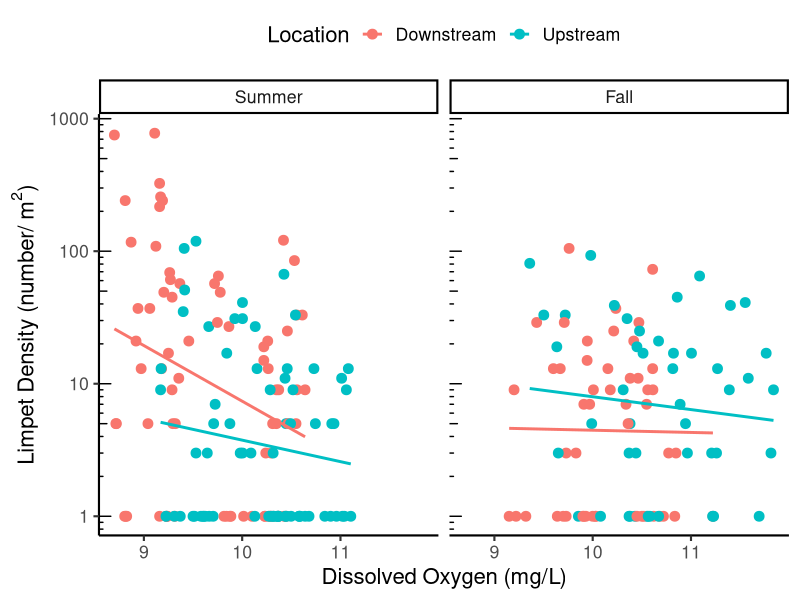
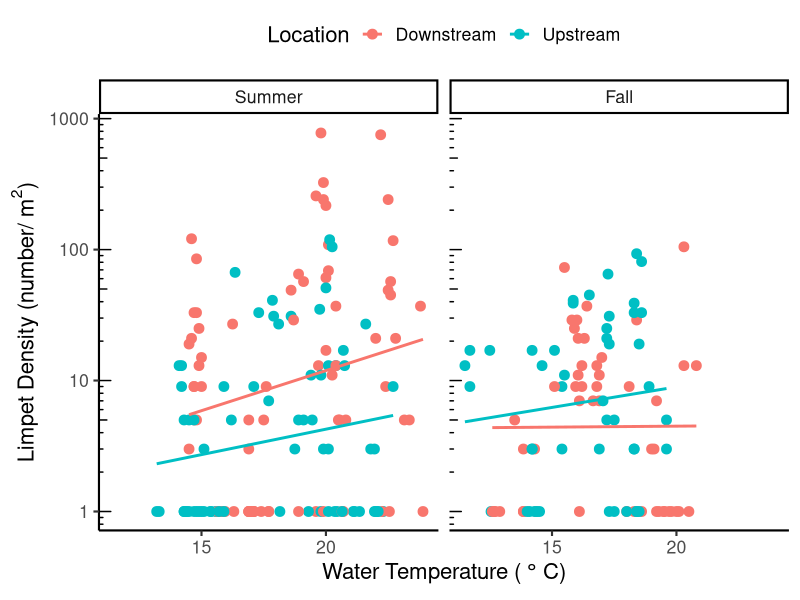
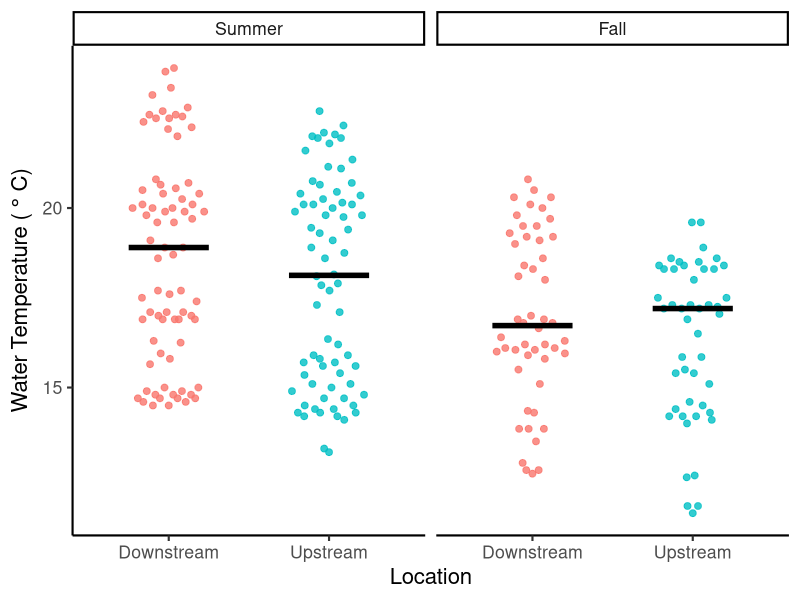
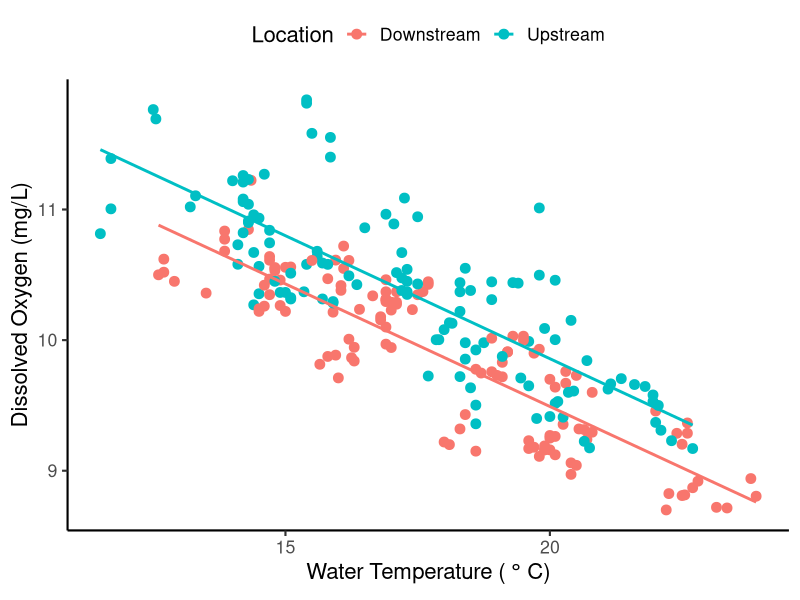

Recreate these plots in R, in order.
## ---- chunk 1
#| label: setup
#| message: false
#| warning: false

library(tidyverse) ## for readr, dplyr, ggplot2
#library(vegan) ## for calculating diversity measures (you can remove this if you are not calculating diversity measures)
library(ggbeeswarm) ## for jittering points (you can remove this is you did not use a dotplotv)
library(flextable) ## for making formatted tables that can be pasted into Word or Google Docs

## ---- chunk 2
#| label: import data

env <- read_csv("data/env.csv",
         col_types = cols(date = col_date(format = "%Y-%m-%d"),
          
          location = col_factor(levels = c(
            "Downstream","Upstream")), 
          
          season = col_factor(levels = c("Summer","Fall")), 
          
          year = col_factor()
         )) 

macros <- read_csv("data/macros.csv",
           col_types = cols(date = col_date(format = "%Y-%m-%d"),
            
            location = col_factor(levels = c(
              "Downstream","Upstream")), 
            
            season = col_factor(levels = c("Summer","Fall")), 
            
            year = col_factor()
           )) 


master.taxa <- read_csv("data/master.taxa.csv",
                show_col_types = FALSE)  |>  
  distinct()


## ---- chunk 3
#| label: data wrangling
#| message: false
#| warning: false

#calculate density for each sampleID
density.df <- macros |> 
  
  #join taxa info
  left_join(master.taxa) |>
  
  # Summarize for each sampleID and each genus 
  group_by(sampleID, genus) |> 
  dplyr::summarise(density = sum(invDens, na.rm = TRUE)) |> 
  
  #fill in group combos where there were none present with zeros
  ungroup() |> 
  complete(sampleID, genus,
           fill = list(density = 0)) |> 
  
  #filter for genus of interest 
  #this needs to match what is in the macros file
  #replace this blank with the genus you want to keep
  filter(genus == "Ferrissia")

#get sample info and env variables of interest
variables <- macros |>
  
  #join environmental variables
  left_join(env) |> 
  
  #select variables of interest
  #delete anything you don't need
  #add anything you do need in the blank with commas in between
  dplyr::select(date, sampleID, season, year, location, benthicArea,
                DO, wTemp) |> 
  distinct()

#add sample info back to density data
my.df <- left_join(density.df, variables) |> 
  
  #filter out anything you don't want
  #the example below would filter out just the year 2018
  dplyr::filter(year != "2018") |> 
  
  #remove rows with missing data
  na.omit()

## ---- chunk 4
#| label: tbl-sample-table
#| tbl-cap: Sample Summary Table
#| include: true


table.sum <- my.df |>  #put the name of your wrangled data here
  
  #summarize by date, season, & location (to get number of microhabs and area sampled per date)
  group_by(date, season, location) |> 
  summarize(
    area = sum(benthicArea),
    samples = n()) |> 
  
  #summarize by season & location 
  group_by(season, location) |> 
  summarize(
    dates = str_c(date, collapse = ", "),
    samples = sum(samples),
    area = sum(area))  

#To get a formatted table, make sure that the {flextable} package is loaded
#Use additional code to create the summary table called "table.sum"
#If you want to format the table yourself, then don't use this code

#see https://davidgohel.github.io/flextable/ for more information and formatting options

#create the formatted table
ft <- flextable(table.sum) |> 

#create header labels
set_header_labels(season = "Season",
                  location = "Location",
                  dates = "Dates",
                  samples = "# of Samples",
                  area = "Total Area Sampled (m^2)") |> 

  #format superscript
  compose(j = "area", part="header",
          value = as_paragraph(
            "Total Area Sampled (m", 
            as_sup("2"),
            ")")) |> 
  
  #formatting
  theme_vanilla()  |>  
  fontsize(size = 10) |> 
  
  #set table properties
  set_table_properties(layout = "autofit", width = 1) |> 
  
  #center columns
  align(align = "center", part = "all" )

#print the table
#right click on the table, choose select all, 
#choose copy, then paste in your document
#finish formatting as needed in your document
ft



## ---- chunk 5
#| label: tbl-descriptive-stats-density
#| tbl-cap: Limpet Density Descriptive Statistics
#| include: true

#see https://davidgohel.github.io/flextable/ for more information and formatting options

#set the variable you want to summarize
x.var <- "density" #put the name of the column you want to summarize in the blank here

#calculate descriptive stats
df.sum <- my.df |> #put the name of the data frame here
  group_by(season, location) |> #put the grouping variable(s) here
  filter(!is.na(.data[[x.var]])) |> # remove missing values 
  
  #remove the lines below that you don't need 
  #you won't usually need ALL these values
  #change the digits as needed
  summarise(mean = round(mean(.data[[x.var]]), digits=2), 
            SD = signif(sd(.data[[x.var]]), digits=2),
            median = round(median(.data[[x.var]]), digits=2),
            IQR = round(IQR(.data[[x.var]]), digits=2),
            min = round(min(.data[[x.var]]), digits=2),
            max = round(max(.data[[x.var]]), digits=2),
            N = n())

#create the table
ft <- flextable(df.sum,
                cwidth=0.75) |>  #can vary cell width as needed
  
  #bold the headings
  bold(part="header") |> 
  
  #center columns
  align(align = "center", part = "all" )

#print the table
#right click on the table, choose select all, 
#choose copy, then paste in your document
#finish formatting as needed in your document
ft

## ---- chunk 6
#| label: tbl-descriptive-stats-DO
#| tbl-cap: Dissolved Oxygen Descriptive Statistics
#| include: true

#before you run the code below...

#make sure the 'flextable' and `tidyverse` packages are installed and loaded
#make sure your data are imported

#see https://davidgohel.github.io/flextable/ for more information and formatting options

#set the variable you want to summarize
x.var <- "DO" #put the name of the column you want to summarize in the blank here

#calculate descriptive stats
#remove the lines below that you don't need (you won't usually need ALL these values)
df.sum <- my.df |> #put the name of the data frame here
  group_by(season, location) |> #put the grouping variable(s) here
  filter(!is.na(.data[[x.var]])) |> # remove missing values from the variable of interest
  summarise(mean = round(mean(.data[[x.var]]), digits=2), #change the digits as needed
            SD = signif(sd(.data[[x.var]]), digits=2),
            median = round(median(.data[[x.var]]), digits=2),
            IQR = round(IQR(.data[[x.var]]), digits=2),
            min = round(min(.data[[x.var]]), digits=2),
            max = round(max(.data[[x.var]]), digits=2),
            N = n())

#create the table
ft <- flextable(df.sum,
                cwidth=0.75) #can vary cell width as needed

#bold the headings
ft <- bold(ft, part="header")

#center columns
ft <- align(ft, align = "center", part = "all" )

#print the table
#right click on the table, choose select all, 
#choose copy, then paste in your document
#finish formatting as needed in your document
ft

## ---- chunk 7
#| label: tbl-descriptive-stats-wTemp
#| tbl-cap: Water Temperature Descriptive Statistics
#| include: true

#before you run the code below...

#make sure the 'flextable' and `tidyverse` packages are installed and loaded
#make sure your data are imported

#see https://davidgohel.github.io/flextable/ for more information and formatting options

#set the variable you want to summarize
x.var <- "wTemp" #put the name of the column you want to summarize in the blank here

#calculate descriptive stats
#remove the lines below that you don't need (you won't usually need ALL these values)
df.sum <- my.df |> #put the name of the data frame here
  group_by(season, location) |> #put the grouping variable(s) here
  filter(!is.na(.data[[x.var]])) |> # remove missing values from the variable of interest
  summarise(mean = round(mean(.data[[x.var]]), digits=1), #change the digits as needed
            SD = signif(sd(.data[[x.var]]), digits=2),
            median = round(median(.data[[x.var]]), digits=1),
            IQR = round(IQR(.data[[x.var]]), digits=1),
            min = round(min(.data[[x.var]]), digits=2),
            max = round(max(.data[[x.var]]), digits=2),
            N = n())

#create the table
ft <- flextable(df.sum,
                cwidth=0.75) #can vary cell width as needed

#bold the headings
ft <- bold(ft, part="header")

#center columns
ft <- align(ft, align = "center", part = "all" )

#print the table
#right click on the table, choose select all, 
#choose copy, then paste in your document
#finish formatting as needed in your document
ft



## ---- chunk 8
#| label: limpet density vs DO graph
#| message: false

# this code will make a scatter plot 
# if you do not want a line of best fit, then delete the geom_smooth() line

ggplot(
  data = my.df, #put the data frame name here
  
  #set the aesthetics
  aes(x = DO,       #put the factor on the x-axis
      y = density + 1,       #continuous variable = y
      color = location)) + #put the same factor as on x-axis 
  
  #add points
  geom_point(size = 3) +    #sets the size of the points
  
  #add best fit line
  geom_smooth(method = "lm", se = FALSE) + 

  #nicer labels (see axis.labels.R script)
  xlab("Dissolved Oxygen (mg/L)") +
  ylab(bquote("Limpet Density (number/"~m^2*")")) +
  labs(color = "Location") + #label for the color key
  
  
  #additional formatting
  theme_classic(base_size = 16)  +  #sets the font size
  theme(legend.position = "top") +  #controls legend/key
  
  scale_y_log10() +     #changes y-axis to log-scale
  annotation_logticks(sides = "l") + # adds log-scale tick marks

  facet_wrap(vars(season))   #place factor to split by facets here

#see the resources below for some additional options to make a nice scatter plot 
# https://www.datanovia.com/en/lessons/ggplot-scatter-plot/
# https://ggplot2.tidyverse.org/index.html

## ---- chunk 9
#| label: limpet density vs wTemp graph
#| message: false


# this code will make a scatter plot 
# if you do not want a line of best fit, then delete the geom_smooth() line

ggplot(
  data = my.df, #put the data frame name here
  
  #set the aesthetics
  aes(x = wTemp,       #put the factor on the x-axis
      y = density + 1,       #continuous variable = y
      color = location)) + #put the same factor as on x-axis 
  
  #add points
  geom_point(size = 3) +    #sets the size of the points
  
  #add best fit line
  geom_smooth(method = "lm", se = FALSE) + 

  #nicer labels (see axis.labels.R script)
  xlab("Water Temperature ("~degree~"C)") +
  ylab(bquote("Limpet Density (number/"~m^2*")")) +
  labs(color = "Location") + #label for the color key
  
  
  #additional formatting
  theme_classic(base_size = 16)  +  #sets the font size
  theme(legend.position = "top") +  #controls legend/key
  
  scale_y_log10() +     #changes y-axis to log-scale
  annotation_logticks(sides = "l") + # adds log-scale tick marks

  facet_wrap(vars(season))   #place factor to split by facets here

#see the resources below for some additional options to make a nice scatter plot 
# https://www.datanovia.com/en/lessons/ggplot-scatter-plot/
# https://ggplot2.tidyverse.org/index.html

## ---- chunk 10

#| label: wTemp vs season and location

#this code will make a dot plot with median and all points included
#make sure you have loaded the ggbeeswarm package to use geom_quasirandom()

ggplot(
  data = my.df, #put the data frame name here
  
  #set the aesthetics
  aes(x = location,       #put the factor on the x-axis
      y = wTemp,       #continuous variable = y
      color = location)) + #same factor as x-axis for color
  
  #adds quasirandom jittered points
  geom_quasirandom(
    shape = 19,            #shape as circle
    size = 2,              #size of point
    alpha = 0.8,           #transparency
    width = 0.25) +        #spread
  
  #adds median
  stat_summary(
    fun = median,       #graphs the median
    geom = "crossbar",  #crossbar shape
    width = 0.5,        #width of the bar
    size = 0.75,        #size
    color = "black") +  #color 
  
  #nicer labels (see axis.labels.R script)
  ylab("Water Temperature ("~degree~"C)") +
  xlab("Location") +
  
  #additional formatting
  theme_classic(base_size = 16)  +  #sets the font size
  theme(legend.position = "none") +  #controls legend/key

  facet_wrap(vars(season))   #place factor to split by facets here

#see the resources below for some additional options to make a nice plot 
# https://www.datanovia.com/en/lessons/ggplot-dot-plot/
# https://ggplot2.tidyverse.org/index.html

## ---- chunk 11
#| label: DO vs wTemp graph
#| message: false

# this code will make a scatter plot 
# if you do not want a line of best fit, then delete the geom_smooth() line

ggplot(
  data = my.df, #put the data frame name here
  
  #set the aesthetics
  aes(x = wTemp,       #put the factor on the x-axis
      y = DO,       #continuous variable = y
      color = location)) + #put the same factor as on x-axis 
  
  #add points
  geom_point(size = 3) +    #sets the size of the points
  
  #add best fit line
  geom_smooth(method = "lm", se = FALSE) + 

  #nicer labels (see axis.labels.R script)
  ylab("Dissolved Oxygen (mg/L)") +
  xlab("Water Temperature ("~degree~"C)") +
  labs(color = "Location") + #label for the color key
  
  
  #additional formatting
  theme_classic(base_size = 16)  +  #sets the font size
  theme(legend.position = "top")   #controls legend/key

#see the resources below for some additional options to make a nice scatter plot 
# https://www.datanovia.com/en/lessons/ggplot-scatter-plot/
# https://ggplot2.tidyverse.org/index.html

## ---- chunk 12
#| label: sessionInfo

sessionInfo()

## ---- chunk 13
#| label: cite R

#citation info for base R 
citation()

## ---- chunk 14
#| label: cite tidyverse

#citation info for base R 
citation("tidyverse")
